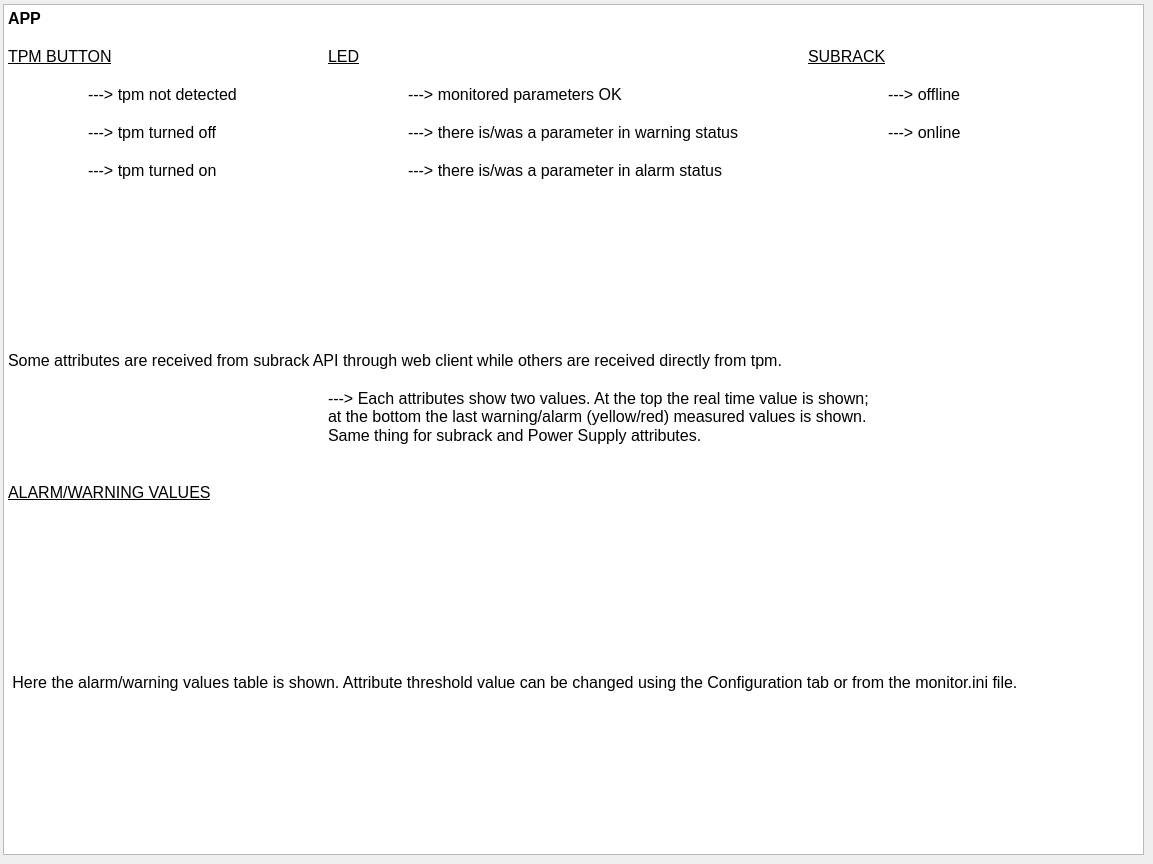
   <widget class="QWidget" name="qtab_help">
    <attribute name="title">
     <string>Help</string>
    </attribute>
    <widget class="QTextEdit" name="textEdit">
     <property name="geometry">
      <rect>
       <x>3</x>
       <y>4</y>
       <width>1141</width>
       <height>851</height>
      </rect>
     </property>
     <property name="html">
      <string>&lt;!DOCTYPE HTML PUBLIC &quot;-//W3C//DTD HTML 4.0//EN&quot; &quot;http://www.w3.org/TR/REC-html40/strict.dtd&quot;&gt;
&lt;html&gt;&lt;head&gt;&lt;meta name=&quot;qrichtext&quot; content=&quot;1&quot; /&gt;&lt;style type=&quot;text/css&quot;&gt;
p, li { white-space: pre-wrap; }
&lt;/style&gt;&lt;/head&gt;&lt;body style=&quot; font-family:'Ubuntu'; font-size:10pt; font-weight:400; font-style:normal;&quot;&gt;
&lt;p style=&quot; margin-top:0px; margin-bottom:0px; margin-left:0px; margin-right:0px; -qt-block-indent:0; text-indent:0px;&quot;&gt;&lt;span style=&quot; font-size:12pt; font-weight:600;&quot;&gt;APP&lt;/span&gt;&lt;/p&gt;
&lt;p style=&quot;-qt-paragraph-type:empty; margin-top:0px; margin-bottom:0px; margin-left:0px; margin-right:0px; -qt-block-indent:0; text-indent:0px; font-size:12pt; font-weight:600;&quot;&gt;&lt;br /&gt;&lt;/p&gt;
&lt;p style=&quot; margin-top:0px; margin-bottom:0px; margin-left:0px; margin-right:0px; -qt-block-indent:0; text-indent:0px;&quot;&gt;&lt;span style=&quot; font-size:12pt; text-decoration: underline;&quot;&gt;TPM BUTTON&lt;/span&gt;&lt;span style=&quot; font-size:12pt;&quot;&gt;			&lt;/span&gt;&lt;span style=&quot; font-size:12pt; text-decoration: underline;&quot;&gt;LED&lt;/span&gt;&lt;span style=&quot; font-size:12pt;&quot;&gt;						&lt;/span&gt;&lt;span style=&quot; font-size:12pt; text-decoration: underline;&quot;&gt;SUBRACK&lt;/span&gt;&lt;/p&gt;
&lt;p style=&quot;-qt-paragraph-type:empty; margin-top:0px; margin-bottom:0px; margin-left:0px; margin-right:0px; -qt-block-indent:0; text-indent:0px; font-size:12pt;&quot;&gt;&lt;br /&gt;&lt;/p&gt;
&lt;p style=&quot; margin-top:0px; margin-bottom:0px; margin-left:0px; margin-right:0px; -qt-block-indent:0; text-indent:0px;&quot;&gt;&lt;span style=&quot; font-size:12pt;&quot;&gt;	---&amp;gt; tpm not detected			---&amp;gt; monitored parameters OK				---&amp;gt; offline&lt;/span&gt;&lt;/p&gt;
&lt;p style=&quot;-qt-paragraph-type:empty; margin-top:0px; margin-bottom:0px; margin-left:0px; margin-right:0px; -qt-block-indent:0; text-indent:0px; font-size:12pt;&quot;&gt;&lt;br /&gt;&lt;/p&gt;
&lt;p style=&quot; margin-top:0px; margin-bottom:0px; margin-left:0px; margin-right:0px; -qt-block-indent:0; text-indent:0px;&quot;&gt;&lt;span style=&quot; font-size:12pt;&quot;&gt;	---&amp;gt; tpm turned off			---&amp;gt; there is/was a parameter in warning status		---&amp;gt; online&lt;/span&gt;&lt;/p&gt;
&lt;p style=&quot;-qt-paragraph-type:empty; margin-top:0px; margin-bottom:0px; margin-left:0px; margin-right:0px; -qt-block-indent:0; text-indent:0px; font-size:12pt;&quot;&gt;&lt;br /&gt;&lt;/p&gt;
&lt;p style=&quot; margin-top:0px; margin-bottom:0px; margin-left:0px; margin-right:0px; -qt-block-indent:0; text-indent:0px;&quot;&gt;&lt;span style=&quot; font-size:12pt;&quot;&gt;	---&amp;gt; tpm turned on			---&amp;gt; there is/was a parameter in alarm status			&lt;/span&gt;&lt;/p&gt;
&lt;p style=&quot;-qt-paragraph-type:empty; margin-top:0px; margin-bottom:0px; margin-left:0px; margin-right:0px; -qt-block-indent:0; text-indent:0px; font-size:12pt;&quot;&gt;&lt;br /&gt;&lt;/p&gt;
&lt;p style=&quot;-qt-paragraph-type:empty; margin-top:0px; margin-bottom:0px; margin-left:0px; margin-right:0px; -qt-block-indent:0; text-indent:0px; font-size:12pt;&quot;&gt;&lt;br /&gt;&lt;/p&gt;
&lt;p style=&quot;-qt-paragraph-type:empty; margin-top:0px; margin-bottom:0px; margin-left:0px; margin-right:0px; -qt-block-indent:0; text-indent:0px; font-size:12pt;&quot;&gt;&lt;br /&gt;&lt;/p&gt;
&lt;p style=&quot;-qt-paragraph-type:empty; margin-top:0px; margin-bottom:0px; margin-left:0px; margin-right:0px; -qt-block-indent:0; text-indent:0px; font-size:12pt;&quot;&gt;&lt;br /&gt;&lt;/p&gt;
&lt;p style=&quot; margin-top:0px; margin-bottom:0px; margin-left:0px; margin-right:0px; -qt-block-indent:0; text-indent:0px;&quot;&gt;&lt;span style=&quot; font-size:12pt;&quot;&gt;				&lt;/span&gt;&lt;/p&gt;
&lt;p style=&quot;-qt-paragraph-type:empty; margin-top:0px; margin-bottom:0px; margin-left:0px; margin-right:0px; -qt-block-indent:0; text-indent:0px; font-size:12pt;&quot;&gt;&lt;br /&gt;&lt;/p&gt;
&lt;p style=&quot;-qt-paragraph-type:empty; margin-top:0px; margin-bottom:0px; margin-left:0px; margin-right:0px; -qt-block-indent:0; text-indent:0px; font-size:12pt;&quot;&gt;&lt;br /&gt;&lt;/p&gt;
&lt;p style=&quot;-qt-paragraph-type:empty; margin-top:0px; margin-bottom:0px; margin-left:0px; margin-right:0px; -qt-block-indent:0; text-indent:0px; font-size:12pt;&quot;&gt;&lt;br /&gt;&lt;/p&gt;
&lt;p style=&quot;-qt-paragraph-type:empty; margin-top:0px; margin-bottom:0px; margin-left:0px; margin-right:0px; -qt-block-indent:0; text-indent:0px; font-size:12pt;&quot;&gt;&lt;br /&gt;&lt;/p&gt;
&lt;p style=&quot; margin-top:0px; margin-bottom:0px; margin-left:0px; margin-right:0px; -qt-block-indent:0; text-indent:0px;&quot;&gt;&lt;span style=&quot; font-size:12pt;&quot;&gt;Some attributes are received from subrack API through web client while others are received directly from tpm.&lt;/span&gt;&lt;/p&gt;
&lt;p style=&quot;-qt-paragraph-type:empty; margin-top:0px; margin-bottom:0px; margin-left:0px; margin-right:0px; -qt-block-indent:0; text-indent:0px; font-size:12pt;&quot;&gt;&lt;br /&gt;&lt;/p&gt;
&lt;p style=&quot; margin-top:0px; margin-bottom:0px; margin-left:0px; margin-right:0px; -qt-block-indent:0; text-indent:0px;&quot;&gt;&lt;span style=&quot; font-size:12pt;&quot;&gt;				---&amp;gt; Each attributes show two values. At the top the real time value is shown;				       				at the bottom the last warning/alarm (yellow/red) measured values is shown.  &lt;/span&gt;&lt;/p&gt;
&lt;p style=&quot; margin-top:0px; margin-bottom:0px; margin-left:0px; margin-right:0px; -qt-block-indent:0; text-indent:0px;&quot;&gt;&lt;span style=&quot; font-size:12pt;&quot;&gt;				Same thing for subrack and Power Supply attributes.&lt;/span&gt;&lt;/p&gt;
&lt;p style=&quot;-qt-paragraph-type:empty; margin-top:0px; margin-bottom:0px; margin-left:0px; margin-right:0px; -qt-block-indent:0; text-indent:0px; font-size:12pt;&quot;&gt;&lt;br /&gt;&lt;/p&gt;
&lt;p style=&quot;-qt-paragraph-type:empty; margin-top:0px; margin-bottom:0px; margin-left:0px; margin-right:0px; -qt-block-indent:0; text-indent:0px; font-size:12pt;&quot;&gt;&lt;br /&gt;&lt;/p&gt;
&lt;p style=&quot; margin-top:0px; margin-bottom:0px; margin-left:0px; margin-right:0px; -qt-block-indent:0; text-indent:0px;&quot;&gt;&lt;span style=&quot; font-size:12pt; text-decoration: underline;&quot;&gt;ALARM/WARNING VALUES&lt;/span&gt;&lt;/p&gt;
&lt;p style=&quot;-qt-paragraph-type:empty; margin-top:0px; margin-bottom:0px; margin-left:0px; margin-right:0px; -qt-block-indent:0; text-indent:0px; font-size:12pt; text-decoration: underline;&quot;&gt;&lt;br /&gt;&lt;/p&gt;
&lt;p style=&quot; margin-top:0px; margin-bottom:0px; margin-left:0px; margin-right:0px; -qt-block-indent:0; text-indent:0px;&quot;&gt;&lt;span style=&quot; font-size:12pt;&quot;&gt;					&lt;/span&gt;&lt;/p&gt;
&lt;p style=&quot;-qt-paragraph-type:empty; margin-top:0px; margin-bottom:0px; margin-left:0px; margin-right:0px; -qt-block-indent:0; text-indent:0px; font-size:12pt;&quot;&gt;&lt;br /&gt;&lt;/p&gt;
&lt;p style=&quot;-qt-paragraph-type:empty; margin-top:0px; margin-bottom:0px; margin-left:0px; margin-right:0px; -qt-block-indent:0; text-indent:0px; font-size:12pt;&quot;&gt;&lt;br /&gt;&lt;/p&gt;
&lt;p style=&quot;-qt-paragraph-type:empty; margin-top:0px; margin-bottom:0px; margin-left:0px; margin-right:0px; -qt-block-indent:0; text-indent:0px; font-size:12pt;&quot;&gt;&lt;br /&gt;&lt;/p&gt;
&lt;p style=&quot;-qt-paragraph-type:empty; margin-top:0px; margin-bottom:0px; margin-left:0px; margin-right:0px; -qt-block-indent:0; text-indent:0px; font-size:12pt;&quot;&gt;&lt;br /&gt;&lt;/p&gt;
&lt;p style=&quot;-qt-paragraph-type:empty; margin-top:0px; margin-bottom:0px; margin-left:0px; margin-right:0px; -qt-block-indent:0; text-indent:0px; font-size:12pt;&quot;&gt;&lt;br /&gt;&lt;/p&gt;
&lt;p style=&quot;-qt-paragraph-type:empty; margin-top:0px; margin-bottom:0px; margin-left:0px; margin-right:0px; -qt-block-indent:0; text-indent:0px; font-size:12pt;&quot;&gt;&lt;br /&gt;&lt;/p&gt;
&lt;p style=&quot;-qt-paragraph-type:empty; margin-top:0px; margin-bottom:0px; margin-left:0px; margin-right:0px; -qt-block-indent:0; text-indent:0px; font-size:12pt;&quot;&gt;&lt;br /&gt;&lt;/p&gt;
&lt;p style=&quot; margin-top:0px; margin-bottom:0px; margin-left:0px; margin-right:0px; -qt-block-indent:0; text-indent:0px;&quot;&gt;&lt;span style=&quot; font-size:12pt;&quot;&gt; Here the alarm/warning values table is shown. Attribute threshold value can be changed using the Configuration tab or from the monitor.ini file.&lt;/span&gt;&lt;/p&gt;
&lt;p style=&quot;-qt-paragraph-type:empty; margin-top:0px; margin-bottom:0px; margin-left:0px; margin-right:0px; -qt-block-indent:0; text-indent:0px; font-size:12pt;&quot;&gt;&lt;br /&gt;&lt;/p&gt;
&lt;p style=&quot;-qt-paragraph-type:empty; margin-top:0px; margin-bottom:0px; margin-left:0px; margin-right:0px; -qt-block-indent:0; text-indent:0px; font-size:12pt;&quot;&gt;&lt;br /&gt;&lt;/p&gt;&lt;/body&gt;&lt;/html&gt;</string>
     </property>
    </widget>
    <widget class="QLabel" name="label_5">
     <property name="geometry">
      <rect>
       <x>10</x>
       <y>80</y>
       <width>81</width>
       <height>21</height>
      </rect>
     </property>
     <property name="text">
      <string/>
     </property>
     <property name="pixmap">
      <pixmap>../../../../../../.designer/Pictures/210510_r38312-951x1024.jpg</pixmap>
     </property>
    </widget>
    <widget class="QLabel" name="label_6">
     <property name="geometry">
      <rect>
       <x>10</x>
       <y>120</y>
       <width>81</width>
       <height>21</height>
      </rect>
     </property>
     <property name="text">
      <string/>
     </property>
     <property name="pixmap">
      <pixmap>../../../../../../.designer/Pictures/Selection_007.jpg</pixmap>
     </property>
    </widget>
    <widget class="QLabel" name="label_7">
     <property name="geometry">
      <rect>
       <x>10</x>
       <y>160</y>
       <width>81</width>
       <height>21</height>
      </rect>
     </property>
     <property name="text">
      <string/>
     </property>
     <property name="pixmap">
      <pixmap>../../../../../../.designer/Pictures/Selection_006.jpg</pixmap>
     </property>
    </widget>
    <widget class="QLabel" name="label_8">
     <property name="geometry">
      <rect>
       <x>330</x>
       <y>80</y>
       <width>51</width>
       <height>31</height>
      </rect>
     </property>
     <property name="text">
      <string/>
     </property>
     <property name="pixmap">
      <pixmap>../../../../../../.designer/Pictures/Selection_009.jpg</pixmap>
     </property>
    </widget>
    <widget class="QLabel" name="label_9">
     <property name="geometry">
      <rect>
       <x>330</x>
       <y>160</y>
       <width>41</width>
       <height>31</height>
      </rect>
     </property>
     <property name="text">
      <string/>
     </property>
     <property name="pixmap">
      <pixmap>../../../../../../.designer/Pictures/Selection_010.jpg</pixmap>
     </property>
    </widget>
    <widget class="QLabel" name="label_10">
     <property name="geometry">
      <rect>
       <x>333</x>
       <y>120</y>
       <width>51</width>
       <height>31</height>
      </rect>
     </property>
     <property name="text">
      <string/>
     </property>
     <property name="pixmap">
      <pixmap>../../../../../../.designer/Pictures/Selection_019.jpg</pixmap>
     </property>
    </widget>
    <widget class="QLabel" name="label_11">
     <property name="geometry">
      <rect>
       <x>80</x>
       <y>390</y>
       <width>81</width>
       <height>41</height>
      </rect>
     </property>
     <property name="text">
      <string/>
     </property>
     <property name="pixmap">
      <pixmap>../../../../../../.designer/Pictures/Selection_012.jpg</pixmap>
     </property>
    </widget>
    <widget class="QLabel" name="label_15">
     <property name="geometry">
      <rect>
       <x>798</x>
       <y>121</y>
       <width>91</width>
       <height>21</height>
      </rect>
     </property>
     <property name="text">
      <string/>
     </property>
     <property name="pixmap">
      <pixmap>../../../../../../.designer/Pictures/Selection_011.jpg</pixmap>
     </property>
    </widget>
    <widget class="QLabel" name="label_16">
     <property name="geometry">
      <rect>
       <x>800</x>
       <y>84</y>
       <width>91</width>
       <height>21</height>
      </rect>
     </property>
     <property name="text">
      <string/>
     </property>
     <property name="pixmap">
      <pixmap>../../../../../../.designer/Pictures/Selection_015.jpg</pixmap>
     </property>
    </widget>
    <widget class="QLabel" name="label_13">
     <property name="geometry">
      <rect>
       <x>170</x>
       <y>390</y>
       <width>131</width>
       <height>51</height>
      </rect>
     </property>
     <property name="text">
      <string/>
     </property>
     <property name="pixmap">
      <pixmap>../../../../../../.designer/Pictures/Selection_013.jpg</pixmap>
     </property>
    </widget>
    <widget class="QLabel" name="label_14">
     <property name="geometry">
      <rect>
       <x>10</x>
       <y>510</y>
       <width>611</width>
       <height>161</height>
      </rect>
     </property>
     <property name="text">
      <string/>
     </property>
     <property name="pixmap">
      <pixmap>../../../../../../.designer/Pictures/Selection_016.jpg</pixmap>
     </property>
    </widget>
    <widget class="QLabel" name="label_12">
     <property name="geometry">
      <rect>
       <x>10</x>
       <y>220</y>
       <width>801</width>
       <height>121</height>
      </rect>
     </property>
     <property name="text">
      <string/>
     </property>
     <property name="pixmap">
      <pixmap>../../../../../../.designer/Pictures/Selection_017.jpg</pixmap>
     </property>
    </widget>
   </widget>
